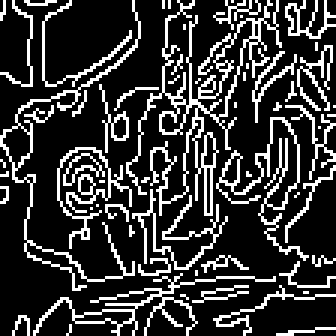
#> input picture gravity_falls_dataset/processed/puzzle_2x2/image_103_piece_4.png, 112 x 112 px, found by its file name (shown 3 times larger); its folder holds only this picture in this run
$ jupyter execute eslamfawzy_sample.ipynb   (older library calls are emulated)
#> lines starting #> are read from the running program, lines starting #| are printed output that depends on the picture; after the words box and inside, x2 and y2 are one past the last pixel; in counts of white or black regions, pixels touching at a corner belong together
[cell 1]
import cv2
import matplotlib.pyplot as plt
import numpy as np
import os

[cell 2]
# read images
image_folder = "gravity_falls_dataset/puzzle_2x2"
image_files = sorted(os.listdir(image_folder))  # optional: sort for consistent IDs

images = []
for file in image_files:
    path = os.path.join(image_folder, file)
    img = cv2.imread(path)
#> img is the input picture: shape (112, 112, 3); 21.4% white in thin lines or dots
    if img is not None:
        images.append(img)

[cell 3]
def show_two_images(img, diagnosed_img, i):
    plt.figure(figsize=(8,4))

    # First image
    plt.subplot(1, 2, 1)
    plt.imshow(img[..., ::-1])  # BGR → RGB if using OpenCV
    plt.title(f"Image {i+1}")
    plt.axis("off")

    # Second image
    plt.subplot(1, 2, 2)
    plt.imshow(diagnosed_img[..., ::-1])
    plt.title(f"Diagnosed Image {i+1}")
    plt.axis("off")

    plt.tight_layout()
    plt.show()

[cell 4]
#output of step 1 will be stored in denoised images[]
denoised_images = []

[cell 5]
# bilateral filter denoising and display
for i, img in enumerate(images):
    if i == 5:
        break
    denoised = cv2.bilateralFilter(img, 5, 75, 75)
    denoised_images.append(denoised)
    show_two_images(img, denoised, i)
#> this loop made 1 pass
#> after the loop, denoised_images = 1 item

[cell 6]
# Median filter denoising and display
for i, img in enumerate(images):
    if i == 5:
        break
    denoised = cv2.medianBlur(img, 3)
    denoised_images.append(denoised)
    show_two_images(img, denoised, i)
#> after the loop, denoised_images = 2 items

[cell 7]
#gaussian filter
for i, img in enumerate(images):
    if i == 5:
        break
    denoised = cv2.GaussianBlur(img, (3, 3), 0)
    denoised_images.append(denoised)
    denoised_images.append(denoised)
#> this loop made 1 pass
#> pass 1, `denoised = cv2.GaussianBlur(img, (3, 3), 0)`:
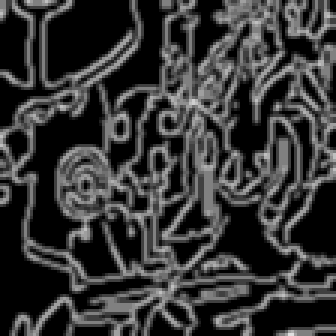
#> denoised: shape (112, 112, 3) (shown 3 times larger); min 0, max 223, mean 54.9
#> after the loop, denoised_images = 4 items

step 2 Image Enhancement

[cell 8]
#converting from bgr to grey scale because some filters can use only grey scale
lab_images = []

for i, denoised in enumerate(denoised_images):
    if i == 5:
        break
    #convert from bgr to lab
    lab = cv2.cvtColor(denoised, cv2.COLOR_BGR2LAB)
    L, A, B = cv2.split(lab)
    lab_images.append((L, A, B))
#> this loop made 4 passes
#> lab: shape (112, 112, 3); mean of channels 0, 1, 2 58.4, 128, 128
#> after the loop, lab_images = 4 items

Contrast:

[cell 9]
#option 1 in contrast enhancement(on grey scale) using the clahe algorithms L only because L is just the intenisty of the img
clahe = cv2.createCLAHE(clipLimit=2.0, tileGridSize=(8,8))
clahe_images = []

for i, (L, A, B) in enumerate(lab_images):
    L_clahe = clahe.apply(L)
    clahe_images.append((L_clahe, A, B))
#> after the loop, clahe_images = 4 items

[cell 10]
#option 2 contrast enhancement using Histogram Equalization on L Channel
he_images = []

for i, (L, A, B) in enumerate(lab_images):
    L_he = cv2.equalizeHist(L)
    he_images.append((L_he, A, B))
#> this loop made 4 passes
#> pass 3, `L_he = cv2.equalizeHist(L)`:
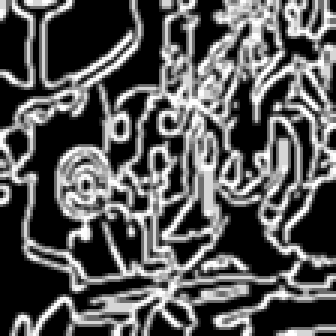
#> L_he: shape (112, 112) (shown 3 times larger); min 0, max 255, mean 89.4
#> after the loop, he_images = 4 items

[cell 11]
#Gamma correction → adjusts overall brightness/midtone, may make edges more visible
def apply_gamma(L, gamma=1.2):
    # Normalize to [0,1], apply gamma, scale back to [0,255]
#> called with gamma = 1.2
    L_float = L / 255.0
    L_gamma = np.power(L_float, 1.0 / gamma) * 255.0
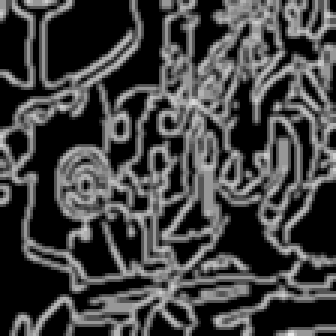
#> L_gamma: shape (112, 112) float64 (shown 3 times larger); min 0, max 231.4, mean 67.7
    return L_gamma.astype(np.uint8)

[cell 12]
#apply gamma correction

L = apply_gamma(L, gamma=1.2)  # adjust gamma as needed

Edge enhacement:

[cell 13]
enhanced_images = []

[cell 14]
#option 1 in edge enhancement
for i, (L, A, B) in enumerate(clahe_images):
    if i == 5:
        break

    # --- Sharpen (Unsharp Mask) ---
    #edge extraction
    blur = cv2.GaussianBlur(L, (0, 0), sigmaX=1.2)
    detail = cv2.subtract(L, blur)
    L_sharp = cv2.add(L, detail)

    # Merge back to LAB
    enhanced_lab = cv2.merge([L_sharp, A, B])
    enhanced_bgr = cv2.cvtColor(enhanced_lab, cv2.COLOR_LAB2BGR)

    #store the imgs
    enhanced_images.append(enhanced_bgr)
    # Show input denoised vs enhanced
    show_two_images(denoised_images[i], enhanced_bgr, i)
#> this loop made 4 passes
#> pass 1, `blur = cv2.GaussianBlur(L, (0, 0), sigmaX=1.2)`:
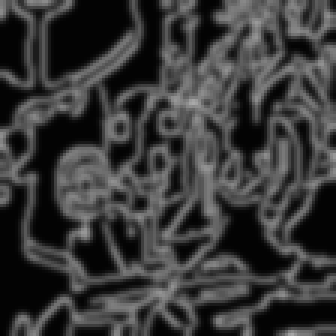
#> blur: shape (112, 112) (shown 3 times larger); min 3, max 169, mean 57.2
#> pass 2, in show_two_images (call 4), `plt.show()`:
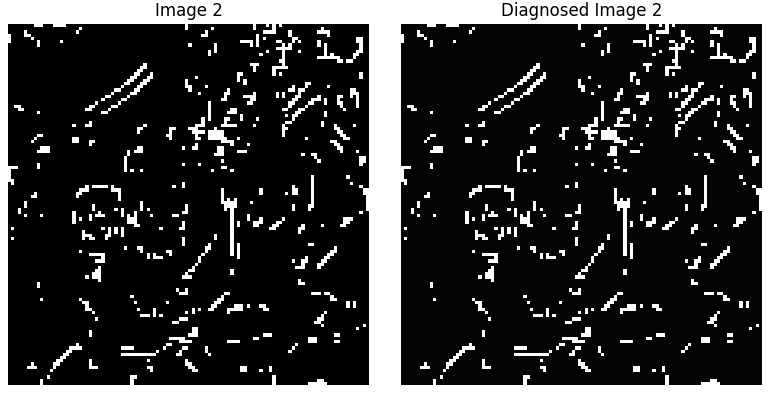
#> figure drawn by matplotlib, 2 panels
#> after the loop: enhanced_lab: shape (112, 112, 3); mean of channels 0, 1, 2 94.1, 128, 128
#> after the loop, enhanced_images = 4 items

[cell 15]
#option 2 in edge enhancement
for i, (L, A, B) in enumerate(he_images):
    if i == 5:
        break

    # Laplacian sharpening
    lap = cv2.Laplacian(L, cv2.CV_64F)
    L_sharp = cv2.add(L, cv2.convertScaleAbs(lap))

    # Merge back LAB
    enhanced_lab = cv2.merge([L_sharp, A, B])
    enhanced_bgr = cv2.cvtColor(enhanced_lab, cv2.COLOR_LAB2BGR)
     #store the imgs
    enhanced_images.append(enhanced_bgr)
    # Show original denoised vs enhanced
    show_two_images(denoised_images[i], enhanced_bgr, i)
#> this loop made 4 passes
#> pass 1, `lap = cv2.Laplacian(L, cv2.CV_64F)`:
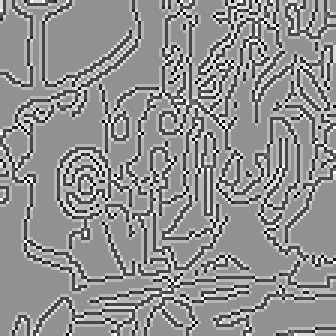
#> lap: shape (112, 112) float64 (shown 3 times larger); min -1020, max 765, mean 0.6; drawn with min black and max white
#> pass 1, `L_sharp = cv2.add(L, cv2.convertScaleAbs(lap))`:
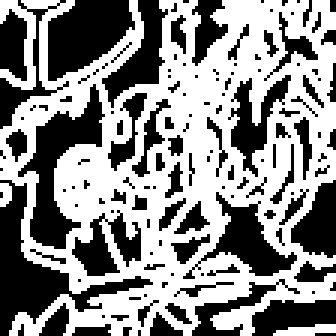
#> L_sharp: shape (112, 112) (shown 3 times larger); 55% white; 138 black regions (101 under 20 px), largest, box (x1, y1, x2, y2) and area: (0, 60, 51, 112) 661, (6, 28, 35, 83) 567, (16, 0, 45, 27) 523
#> after the loop: enhanced_lab: shape (112, 112, 3); mean of channels 0, 1, 2 142.4, 128, 128
#> after the loop:
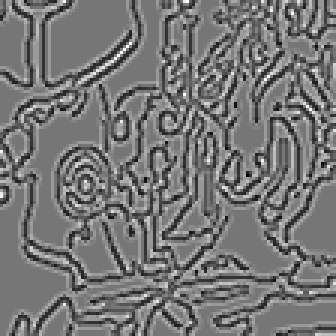
#> lap: shape (112, 112) float64 (shown 3 times larger); min -372, max 427, mean 0.2; drawn with min black and max white
#> after the loop, enhanced_images = 8 items

FUNCTIONS TO EVALUATE:

[cell 16]
def rms_contrast(img):
    gray = cv2.cvtColor(img, cv2.COLOR_BGR2GRAY)
    return np.std(gray)
#High RMS → image has stronger brightness variation → edges and puzzle pieces stand out
#Low RMS → image looks flat

[cell 17]
def edge_strength(img):
    gray = cv2.cvtColor(img, cv2.COLOR_BGR2GRAY)
    edges = cv2.Canny(gray, 50, 150)
    return np.sum(edges > 0)

#More edge pixels → edges are clearer and better for contour extraction
#Too many edges/noisy → sharpening may be too strong

[cell 18]
#to know how i should adjust the gamma in gamma correction
def compute_mean_intensity(img):
    gray = cv2.cvtColor(img, cv2.COLOR_BGR2GRAY)
    return np.mean(gray)
#Check if image is too dark or bright (ideal ~120–150)

[cell 19]
print(f"{'Index':<5} {'RMS':<10} {'EdgePixels':<12} {'MeanIntensity':<12}")
for i, img in enumerate(enhanced_images):
    rms = rms_contrast(img)
    edges = edge_strength(img)
    mean_int = compute_mean_intensity(img)


    print(f"{i:<5} {rms:<10.2f} {edges:<12} {mean_int:<12.2f}")
#> this loop made 8 passes
#> (rms, edges, mean_int) on passes 1 to 8: (103, 3045, 57.81), (65.79, 1519, 22.63), (93.08, 3888, 91.89), (93.08, 3888, 91.89), (126.9, 2773, 140.2), (106, 2289, 56.66), (98.21, 3579, 139.3), (98.21, 3579, 139.3)
#| 0     103.01     3045         57.81
#| 1     65.79      1519         22.63
#| 2     93.08      3888         91.89
#| 3     93.08      3888         91.89
#| 4     126.87     2773         140.21
#| 5     106.01     2289         56.66
#| 6     98.21      3579         139.29
#| 7     98.21      3579         139.29
#> pass 1, in edge_strength, `edges = cv2.Canny(gray, 50, 150)`:
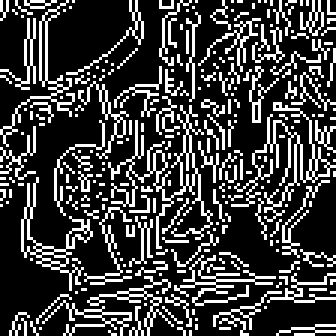
#> edges: shape (112, 112) (shown 3 times larger); 24.3% white in thin lines or dots
#> pass 2, in edge_strength (call 2), `edges = cv2.Canny(gray, 50, 150)`:
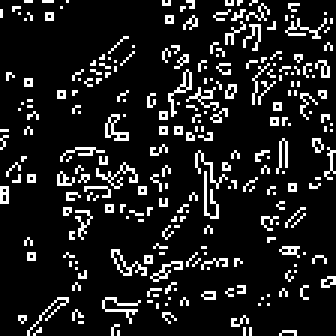
#> edges: shape (112, 112) (shown 3 times larger); 12.1% white in thin lines or dots

$ run again, on gravity_falls_dataset/processed/puzzle_2x2/image_12_piece_3.png
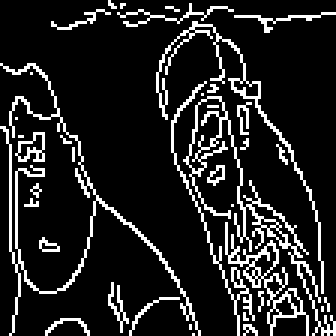
#> input picture gravity_falls_dataset/processed/puzzle_2x2/image_12_piece_3.png, 112 x 112 px, found by its file name (shown 3 times larger)
#> img is the input picture: shape (112, 112, 3); 13.6% white in thin lines or dots
#> the loop `for i, img in enumerate(images):` made 1 pass
#> after the loop `for i, img in enumerate(images):`: denoised_images = 1 item
#> after the loop `for i, img in enumerate(images):`: denoised_images = 2 items
#> after the loop `for i, img in enumerate(images):`: denoised_images = 4 items
#> the loop `for i, denoised in enumerate(denoised_images):` made 4 passes
#> the loop `for i, (L, A, B) in enumerate(lab_images):` made 4 passes
#> the loop `for i, (L, A, B) in enumerate(clahe_images):` made 4 passes
#> the loop `for i, (L, A, B) in enumerate(he_images):` made 4 passes
#> after the loop `for i, (L, A, B) in enumerate(he_images):`:
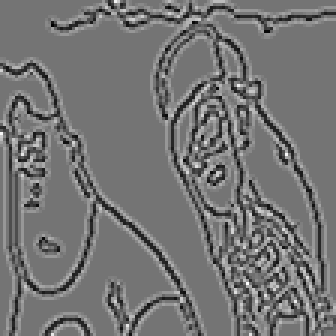
#> lap: shape (112, 112) float64 (shown 3 times larger); min -340, max 407, mean 0.2; drawn with min black and max white
#> after the loop `for i, (L, A, B) in enumerate(he_images):`: enhanced_images = 8 items
#> the loop `for i, img in enumerate(enhanced_images):` made 8 passes
#> (rms, edges, mean_int) on passes 1 to 8: (86.1, 1938, 38.2), (55.47, 978, 16.93), (84.92, 2540, 59.73), (84.92, 2540, 59.73), (121.4, 1908, 88.63), (89.93, 1441, 37.12), (100.5, 2368, 87.2), (100.5, 2368, 87.2)
#> (printed output is left out)
#> pass 2, in edge_strength (call 2), `edges = cv2.Canny(gray, 50, 150)`:
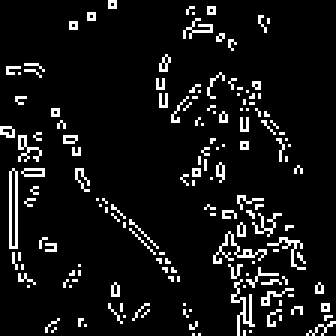
#> edges: shape (112, 112) (shown 3 times larger); 7.8% white in thin lines or dots

$ run again, on gravity_falls_dataset/processed/puzzle_2x2/image_14_piece_1.png
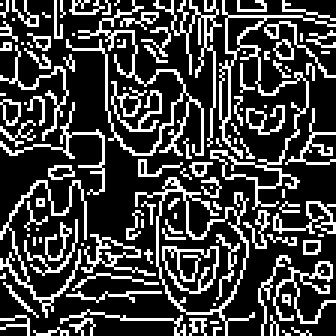
#> input picture gravity_falls_dataset/processed/puzzle_2x2/image_14_piece_1.png, 112 x 112 px, found by its file name (shown 3 times larger)
#> img is the input picture: shape (112, 112, 3); 25.4% white in thin lines or dots
#> the loop `for i, img in enumerate(images):` made 1 pass
#> after the loop `for i, img in enumerate(images):`: denoised_images = 1 item
#> after the loop `for i, img in enumerate(images):`: denoised_images = 2 items
#> after the loop `for i, img in enumerate(images):`: denoised_images = 4 items
#> the loop `for i, denoised in enumerate(denoised_images):` made 4 passes
#> the loop `for i, (L, A, B) in enumerate(lab_images):` made 4 passes
#> the loop `for i, (L, A, B) in enumerate(clahe_images):` made 4 passes
#> the loop `for i, (L, A, B) in enumerate(he_images):` made 4 passes
#> after the loop `for i, (L, A, B) in enumerate(he_images):`: enhanced_images = 8 items
#> the loop `for i, img in enumerate(enhanced_images):` made 8 passes
#> (rms, edges, mean_int) on passes 1 to 8: (109.2, 3481, 67.63), (69.72, 1956, 25.15), (91.94, 4427, 107.5), (91.94, 4427, 107.5), (121.3, 2977, 166.9), (111.6, 2740, 65.84), (88.87, 3940, 162.3), (88.87, 3940, 162.3)
#> (printed output is left out)
#> pass 2, in edge_strength (call 2), `edges = cv2.Canny(gray, 50, 150)`:
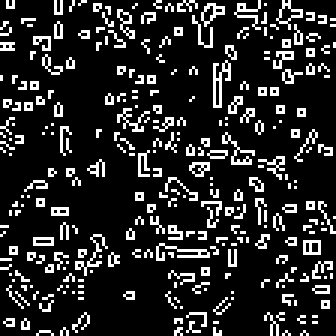
#> edges: shape (112, 112) (shown 3 times larger); 15.6% white in thin lines or dots
